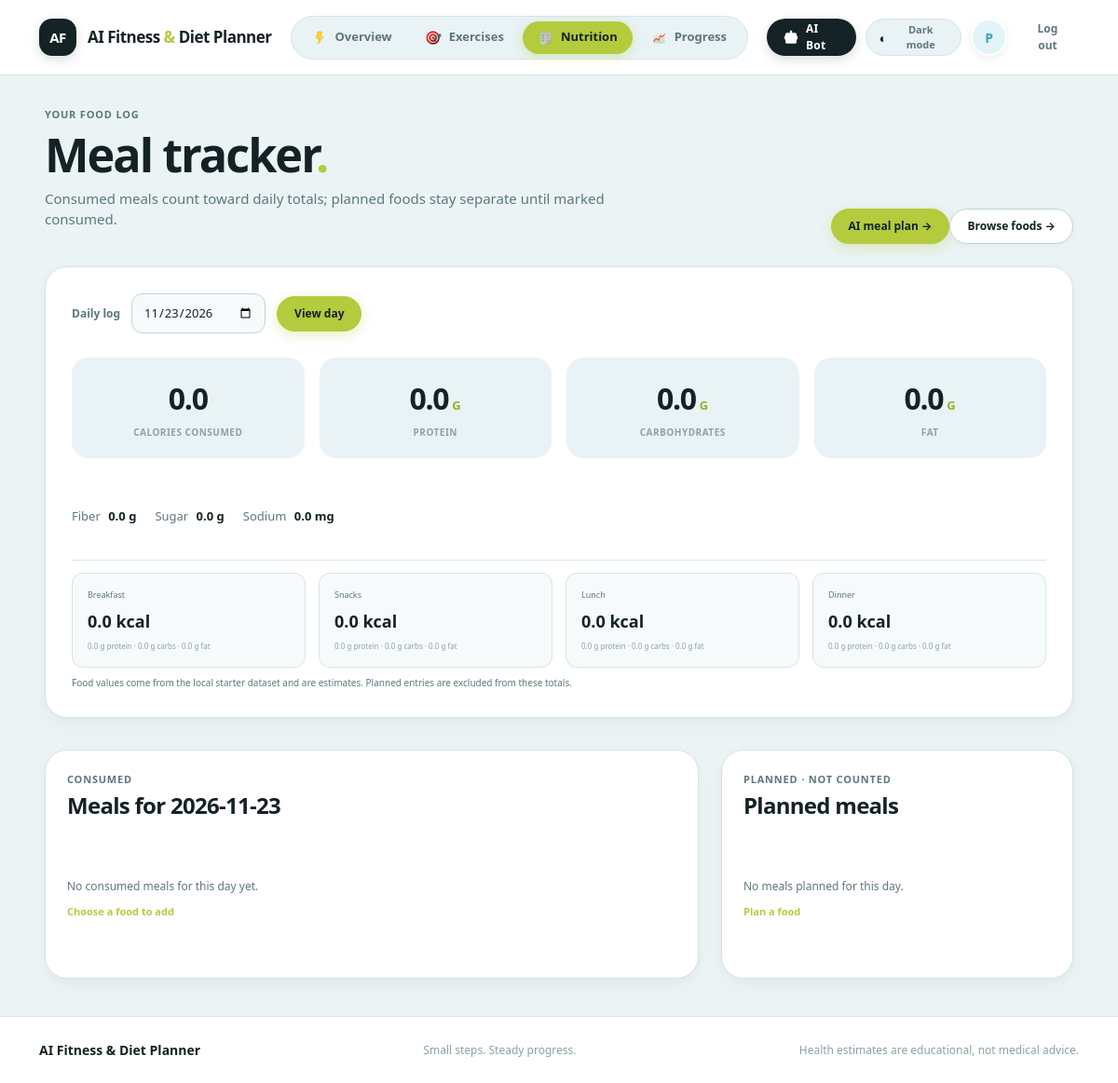
/nutrition/tracker/ (signed in), run on the app's committed database.
### core/models.py (models this page shows)
class MealEntry(models.Model):
    MEAL_CHOICES = [
        ("breakfast", "Breakfast"),
        ("snack", "Snacks"),
        ("lunch", "Lunch"),
        ("dinner", "Dinner"),
    ]
    user = models.ForeignKey(settings.AUTH_USER_MODEL, on_delete=models.CASCADE, related_name="meal_entries")
    saved_plan = models.ForeignKey(
        "SavedPlan",
        on_delete=models.SET_NULL,
        null=True,
        blank=True,
        related_name="meal_entries",
    )
    plan_item_index = models.PositiveSmallIntegerField(null=True, blank=True)
    food = models.ForeignKey(Food, on_delete=models.SET_NULL, null=True, blank=True, related_name="meal_entries")
    date = models.DateField()
    meal_type = models.CharField(max_length=12, choices=MEAL_CHOICES)
    food_name = models.CharField(max_length=160)
    quantity = models.CharField(max_length=60, blank=True)
    serving_unit = models.CharField(max_length=30, blank=True)
    weight_in_grams = models.DecimalField(max_digits=8, decimal_places=3, default=0, validators=[MinValueValidator(0)])
    calories = models.DecimalField(max_digits=10, decimal_places=3, default=0, validators=[MinValueValidator(0)])
    protein_g = models.DecimalField(max_digits=10, decimal_places=3, default=0, validators=[MinValueValidator(0)])
    carbs_g = models.DecimalField(max_digits=10, decimal_places=3, default=0, validators=[MinValueValidator(0)])
    fat_g = models.DecimalField(max_digits=10, decimal_places=3, default=0, validators=[MinValueValidator(0)])
    fiber_g = models.DecimalField(max_digits=10, decimal_places=3, default=0, validators=[MinValueValidator(0)])
    sugar_g = models.DecimalField(max_digits=10, decimal_places=3, default=0, validators=[MinValueValidator(0)])
    sodium_mg = models.DecimalField(max_digits=10, decimal_places=3, default=0, validators=[MinValueValidator(0)])
    consumed = models.BooleanField(default=True)
    created_at = models.DateTimeField(auto_now_add=True)
    class Meta:
        ordering = ["-date", "meal_type", "created_at"]

### core/views.py (the view)
# urls.py: path("nutrition/tracker/", views.nutrition_log, name="nutrition_log"),
@login_required
def nutrition_log(request):
    selected_date = parse_date(request.GET.get("date", "")) or timezone.localdate()
    entries = MealEntry.objects.filter(
        user=request.user,
        date=selected_date,
    ).select_related("food")
    consumed = entries.filter(consumed=True)
    totals = consumed.aggregate(
        calories=Sum("calories"),
        protein_g=Sum("protein_g"),
        carbs_g=Sum("carbs_g"),
        fat_g=Sum("fat_g"),
        fiber_g=Sum("fiber_g"),
        sugar_g=Sum("sugar_g"),
        sodium_mg=Sum("sodium_mg"),
    )
    meal_totals = {
        row["meal_type"]: row
        for row in consumed.values("meal_type").annotate(
            calories=Sum("calories"),
            protein_g=Sum("protein_g"),
            carbs_g=Sum("carbs_g"),
            fat_g=Sum("fat_g"),
        )
    }
    meal_breakdown = []
    for meal_type, label in MealEntry.MEAL_CHOICES:
        meal = meal_totals.get(meal_type, {})
        meal_breakdown.append(
            {
                "label": label,
                "calories": meal.get("calories") or 0,
                "protein_g": meal.get("protein_g") or 0,
                "carbs_g": meal.get("carbs_g") or 0,
                "fat_g": meal.get("fat_g") or 0,
            }
        )
    return render(
        request,
        "core/nutrition.html",
        {
            "consumed_entries": entries.filter(consumed=True),
            "planned_entries": entries.filter(consumed=False),
            "selected_date": selected_date.isoformat(),
            "totals": {key: value or 0 for key, value in totals.items()},
            "meal_breakdown": meal_breakdown,
        },
    )

### templates/core/nutrition.html (shortened to what this page needs)
{% extends "base.html" %}
{% load static %}
{% block content %}
<section class="page-heading page-heading-row"><div><p class="eyebrow">YOUR FOOD LOG</p><h1>Meal tracker<span class="green-dot">.</span></h1><p>Consumed meals count toward daily totals; planned foods stay separate until marked consumed.</p></div><div class="dashboard-actions"><a class="button button-small" href="{% url 'ai_meal_plan' %}">AI meal plan →</a><a class="button button-outline button-small" href="{% url 'nutrition' %}">Browse foods →</a></div></section>
<section class="nutrition-today panel">
  <form method="get" class="date-picker" action="{% url 'nutrition_log' %}"><label for="meal-date">Daily log</label><input id="meal-date" name="date" type="date" value="{{ selected_date }}"><button class="button button-small" type="submit">View day</button></form>
  <div class="nutrition-totals"><div><strong>{{ totals.calories|floatformat:1 }}</strong><small>calories consumed</small></div><div><strong>{{ totals.protein_g|floatformat:1 }}<small> g</small></strong><small>protein</small></div><div><strong>{{ totals.carbs_g|floatformat:1 }}<small> g</small></strong><small>carbohydrates</small></div><div><strong>{{ totals.fat_g|floatformat:1 }}<small> g</small></strong><small>fat</small></div></div>
  <div class="food-secondary-nutrients"><span>Fiber <strong>{{ totals.fiber_g|floatformat:1 }} g</strong></span><span>Sugar <strong>{{ totals.sugar_g|floatformat:1 }} g</strong></span><span>Sodium <strong>{{ totals.sodium_mg|floatformat:1 }} mg</strong></span></div>
  <div class="meal-total-grid">{% for meal in meal_breakdown %}<div><span>{{ meal.label }}</span><strong>{{ meal.calories|floatformat:1 }} kcal</strong><small>{{ meal.protein_g|floatformat:1 }} g protein · {{ meal.carbs_g|floatformat:1 }} g carbs · {{ meal.fat_g|floatformat:1 }} g fat</small></div>{% endfor %}</div>
  <p class="subtle-text">Food values come from the local starter dataset and are estimates. Planned entries are excluded from these totals.</p>
</section>
<div class="content-grid nutrition-grid">
  <section class="panel">
    <div class="panel-heading"><div><p class="eyebrow">CONSUMED</p><h2>Meals for {{ selected_date }}</h2></div></div>
    {% if consumed_entries %}<div class="list-stack">{% for entry in consumed_entries %}<div class="list-row meal-row"><span class="list-icon" aria-hidden="true"><img src="{% static 'icon/plan.png' %}" alt="" width="30" height="30" loading="lazy"></span><span class="list-main"><strong>{{ entry.food_name }}</strong><small>{{ entry.get_meal_type_display }} · {{ entry.quantity }} · {{ entry.weight_in_grams|floatformat:1 }} g · {{ entry.calories|floatformat:1 }} kcal</small></span><form method="post" action="{% url 'toggle_meal' entry.id %}">{% csrf_token %}<button class="status-button is-done" type="submit">Move to plan</button></form><form method="post" action="{% url 'delete_meal' entry.id %}">{% csrf_token %}<button class="status-button status-danger" type="submit" aria-label="Delete {{ entry.food_name }} from consumed meals">Delete</button></form></div>{% endfor %}</div>{% else %}<div class="empty-state"><p>No consumed meals for this day yet.</p><a href="{% url 'nutrition' %}">Choose a food to add</a></div>{% endif %}
  </section>
  <section class="panel">
    <div class="panel-heading"><div><p class="eyebrow">PLANNED · NOT COUNTED</p><h2>Planned meals</h2></div></div>
    {% if planned_entries %}<div class="list-stack">{% for entry in planned_entries %}<div class="list-row meal-row"><span class="list-icon" aria-hidden="true"><img src="{% static 'icon/clock.png' %}" alt="" width="30" height="30" loading="lazy"></span><span class="list-main"><strong>{{ entry.food_name }}</strong><small>{{ entry.get_meal_type_display }} · {{ entry.quantity }} · {{ entry.weight_in_grams|floatformat:1 }} g · {{ entry.calories|floatformat:1 }} kcal</small></span><form method="post" action="{% url 'toggle_meal' entry.id %}">{% csrf_token %}<button class="status-button" type="submit">Mark consumed</button></form><form method="post" action="{% url 'delete_meal' entry.id %}">{% csrf_token %}<button class="status-button status-danger" type="submit" aria-label="Delete {{ entry.food_name }} from planned meals">Delete</button></form></div>{% endfor %}</div>{% else %}<div class="empty-state"><p>No meals planned for this day.</p><a href="{% url 'nutrition' %}">Plan a food</a></div>{% endif %}
  </section>
</div>
{% endblock %}

### templates/base.html (shortened to what this page needs)
{% load static %}
<!doctype html>
<html lang="en">
<head>
  <link rel="stylesheet" href="{% static 'core/site.css' %}?v=7">
  <link rel="stylesheet" href="{% static 'core/redesign.css' %}?v=4">
</head>
<body>
  <div class="site-shell">
    <header class="site-header app-header">
      <a class="brand" href="{% if user.is_authenticated %}{% url 'dashboard' %}{% else %}{% url 'home' %}{% endif %}" aria-label="AI Fitness home">
        <span class="brand-mark" aria-hidden="true"><span>AF</span></span><span class="brand-name">AI Fitness <span>&amp;</span> Diet Planner</span>
      </a>
      {% if user.is_authenticated %}
        <nav class="main-nav" aria-label="Main navigation">
          <a class="" href="{% url 'dashboard' %}"><img class="nav-gif-icon" src="{% static 'icon/energy.png' %}" alt=""><span>Overview</span></a>
          <a class="" href="{% url 'exercises' %}"><img class="nav-gif-icon" src="{% static 'icon/target.png' %}" alt=""><span>Exercises</span></a>
          <a class="{% if request.resolver_match.url_name == 'nutrition' or request.resolver_match.url_name == 'nutrition_log' or request.resolver_match.url_name == 'food_detail' or request.resolver_match.url_name == 'ai_meal_plan' or request.resolver_match.url_name == 'foods' %}nav-primary{% endif %}" href="{% url 'nutrition' %}"{% if request.resolver_match.url_name == 'nutrition' or request.resolver_match.url_name == 'nutrition_log' or request.resolver_match.url_name == 'food_detail' or request.resolver_match.url_name == 'ai_meal_plan' or request.resolver_match.url_name == 'foods' %} aria-current="page"{% endif %}><img class="nav-gif-icon" src="{% static 'icon/plan.png' %}" alt=""><span>Nutrition</span></a>
          <a class="" href="{% url 'progress' %}"><img class="nav-gif-icon" src="{% static 'icon/graph.png' %}" alt=""><span>Progress</span></a>
        </nav>
        <div class="header-tools">
          <a class="header-plan-link" href="{% url 'ai_chat' %}"><img class="header-plan-icon" src="{% static 'icon/ai.png' %}" alt=""> <span>AI Bot</span></a>
          <button class="theme-toggle" type="button" data-theme-toggle aria-label="Switch to dark theme" title="Switch theme"><span class="theme-icon" aria-hidden="true">◐</span><span class="theme-toggle-label">Theme</span></button>
          <a class="header-avatar" href="{% url 'profile' %}" aria-label="Profile settings">{{ user.first_name|default:user.email|default:user.username|first|upper }}</a>
          <form class="header-logout" method="post" action="{% url 'logout' %}">{% csrf_token %}<button class="logout-button" type="submit">Log out</button></form>
        </div>
      {% endif %}
    </header>
    <main id="main-content" tabindex="-1">
      {% block content %}{% endblock %}
    </main>
    <footer class="site-footer"><a class="footer-brand" href="{% url 'home' %}">AI Fitness &amp; Diet Planner</a><span>Small steps. Steady progress.</span><span>Health estimates are educational, not medical advice.</span></footer>
  </div>
</body>
</html>

### data on the page
MealEntry: label "Breakfast", calories "0.0", protein_g "0.0", carbs_g "0.0", fat_g "0.0"
MealEntry: label "Lunch", calories "0.0", protein_g "0.0", carbs_g "0.0", fat_g "0.0"
MealEntry: label "Dinner", calories "0.0", protein_g "0.0", carbs_g "0.0", fat_g "0.0"

### other printed values
{{ user.first_name|default:user.email|default:user.username|first|upper }} "P"
{{ totals.calories|floatformat:1 }} "0.0"
{{ totals.protein_g|floatformat:1 }} "0.0"
{{ totals.carbs_g|floatformat:1 }} "0.0"
{{ totals.fat_g|floatformat:1 }} "0.0"
{{ totals.fiber_g|floatformat:1 }} "0.0"
{{ totals.sugar_g|floatformat:1 }} "0.0"
{{ totals.sodium_mg|floatformat:1 }} "0.0"
{{ meal.label }} "Snacks"
{{ meal.calories|floatformat:1 }} "0.0"
{{ meal.protein_g|floatformat:1 }} "0.0"
{{ meal.carbs_g|floatformat:1 }} "0.0"
{{ meal.fat_g|floatformat:1 }} "0.0"
{{ selected_date }} "2026-11-23"
